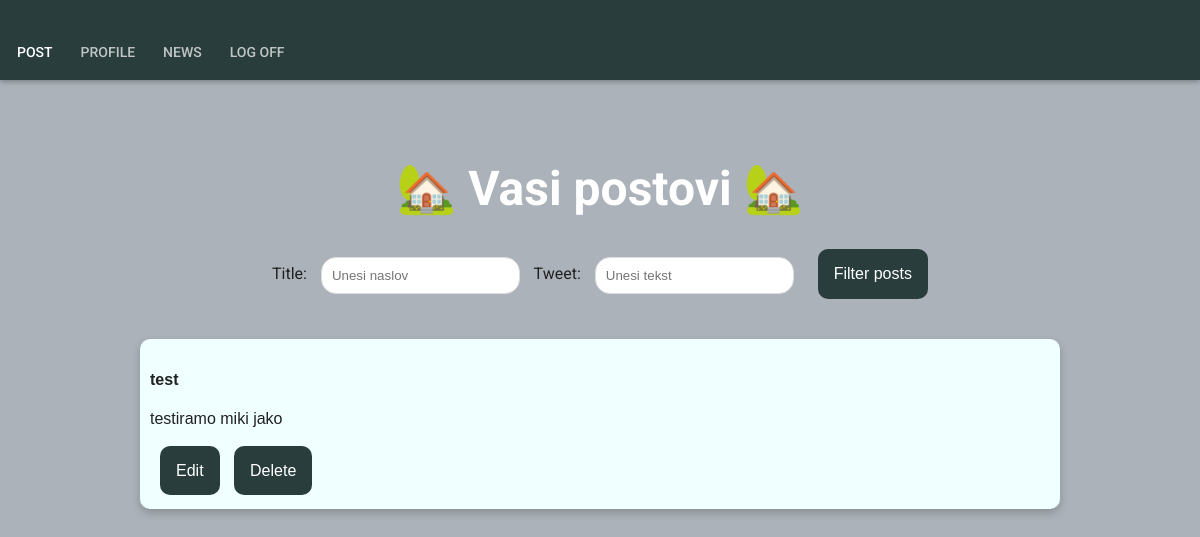
Before: /profile/ (signed in) with the older database file.
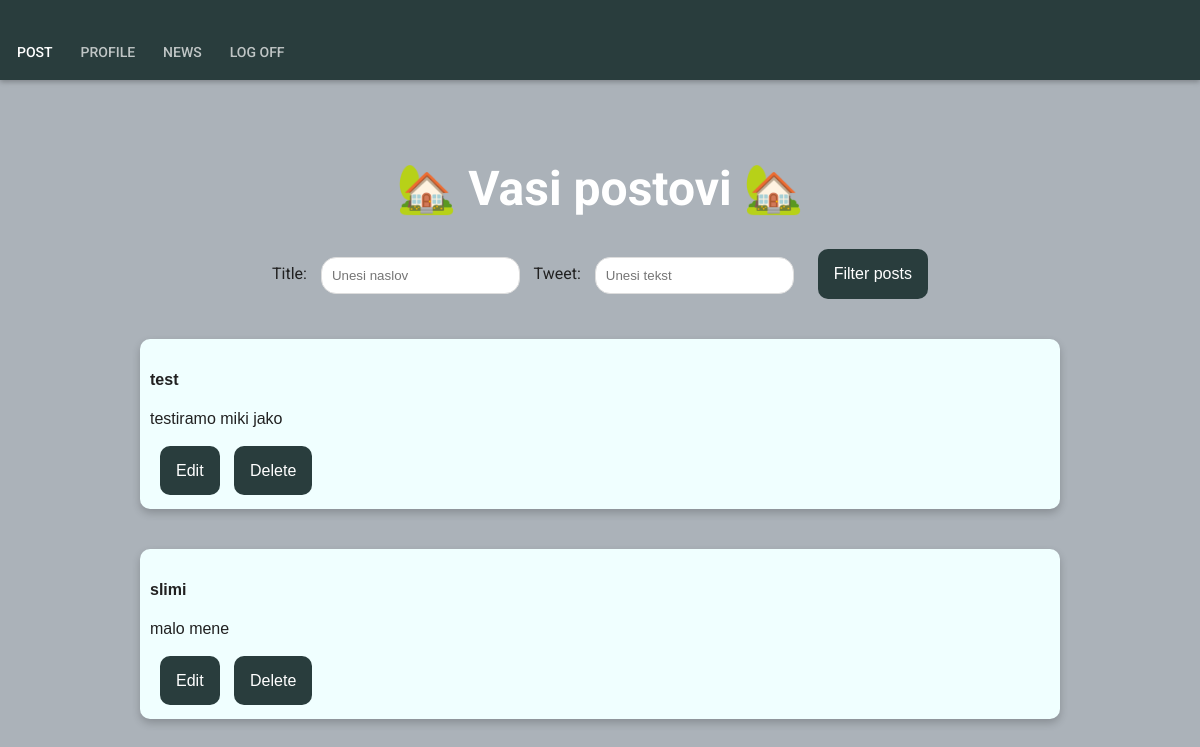
After: the same page with the newer database file.
### posts/models.py (models this page shows, shortened)
class Post(models.Model):
    post_title = models.CharField(max_length = 100)
    post_tweet = models.CharField(max_length = 100)
    post_user_id = models.ForeignKey(User, on_delete = models.CASCADE, default="")

### posts/views.py (the view)
# urls.py: path('profile/', PostProfileView.as_view(), name = 'posts-profile'),
class PostProfileView(LoginRequiredMixin, ListView):
	model = Post
	context_object_name = 'posts'
	template_name = 'posts/profile.html'
	def get_queryset(self):
		post_user_id = self.request.user
		title = self.request.GET.get('title')
		tweet = self.request.GET.get('tweet')
		qs = super(PostProfileView, self).get_queryset()
		if is_valid_queryparam(title):
			qs = qs.filter(post_title__icontains = title)
		elif is_valid_queryparam(tweet):
			qs = qs.filter(post_tweet__icontains = tweet)
		return qs.filter(post_user_id = post_user_id)

### posts/views.py (called while the page is built)
def is_valid_queryparam(param):
    return param != '' and param is not None

### posts/templates/posts/profile.html (shortened to what this page needs)
{% extends "posts/layouts/header.html"%}
{% block content %}
  <h1>🏡 Vasi postovi 🏡</h1>
   <div class="dropdown">
    <form class="form-inline" action="." method="get">
      <label for="naslov">Title:</label>
      <input class="dropdownInput" type="text" id="title" placeholder="Unesi naslov" name="title" value="">
      <label for="text">Tweet:</label>
      <input class="dropdownInput" type="text" id="tweet" placeholder="Unesi tekst" name="tweet" value="">
      <button class="dropbtn" type="submit">Filter posts</button>
    </form>
  </div>
  {% for post in posts %}
    <div class="card">
      <div class="container">
        <h4><b>{{ post.post_title }}</b></h4>
        <p> {{post.post_tweet}} </p>
        <br>
        {% if post.post_user_id == user %}
          <a class="dropbtn" href="{% url 'posts-edit_post' post.id %}">Edit</a>
          <a class="dropbtn" href="{% url 'posts-delete_post' post.id %}"> Delete </a>
        {% endif %}
      </div>
    </div>
  {% endfor %}
{% endblock content %}

### posts/templates/posts/layouts/header.html (shortened to what this page needs)
<!DOCTYPE html>
<html lang="en">
    <head>
        {% load static %}
        <link rel="stylesheet" href="{% static "/stylesheets/style.css" %}">
    </head>
    <body>
        <header>
            <nav>
                <ul>
                    <li><a href="/posts/new_post/" class="first active">POST</a></li>
                    <li><a href="/profile/">PROFILE</a></li>
                    <li><a href="/posts/">NEWS</a></li>
                    <li><a href="/logout/">LOG OFF</a></li>
                </ul>
            </nav>
        </header>
        {% block content %}{% endblock %}
    </body>
</html>

### posts/static/stylesheets/style.css (style rules this page uses)
body { background: #ABB2B9; margin: 0; padding: 0; font-family: 'Roboto'; color: #212121; }
a, a:active, a:hover, a:visited { text-decoration: none; }
header { position: relative; background:#293d3d; height: 80px; width: 100%; margin: 0; z-index: 1; box-shadow: 0 2px 5px rgba(0, 0, 0, 0.26); }
header nav ul { padding: 0px; position: absolute; left: 5px; margin: 0px; list-style-type: none; bottom: 20px; line-height: 1; }
header nav li { display: absolute; display: inline-block; margin: 0px 12px 0px; line-height: 1; padding: 0; }
header nav li a { color: #fff; font-family: 'Roboto'; font-weight: 500; font-size: 14px; border-bottom: 2px #fff; opacity: 0.7; }
header nav li .first { margin: 0px 0px 0px; }
header nav li a.active { opacity: 1.0; }
.dropbtn { background-color: #293d3d; color: white; padding: 16px; font-size: 16px; border: none; cursor: pointer; margin-left: 10px; border-radius: 10px; }
.dropdownInput { border-radius: 15px; }
.dropdown { position: relative; max-width: 1000px; margin: 0 auto; margin: auto; align-self: center; text-align: center; }
.card { margin: auto; align-self: center; box-shadow: 0 4px 8px 0 rgba(0, 0, 0, 0.2); height: 150px; width: 900px; margin-top: 40px; text-align: left; font-family: arial; word-wrap: break-word; background-color: azure; position: relative; padding: 10px; border-radius: 10px; }
h1 { color: #fff; text-align: center; padding: 1em 0 0 0; font-size: 3em; font-weight: 700; }
.form-inline { display: flex; align-items: center; display: inline-block; border-radius: 15px; }
.form-inline label { margin: 5px 10px 5px 0; }
.form-inline input { vertical-align: middle; margin: 5px 10px 5px 0; padding: 10px; background-color: #fff; border: 1px solid #ddd; }
.form-inline button { background-color: #293d3d; color: white; padding: 16px; font-size: 16px; border: none; cursor: pointer; margin-left: 10px; }

Changed rows visible on the page:
added Post: post_title "slimi", post_tweet "malo mene", shows "Edit"
